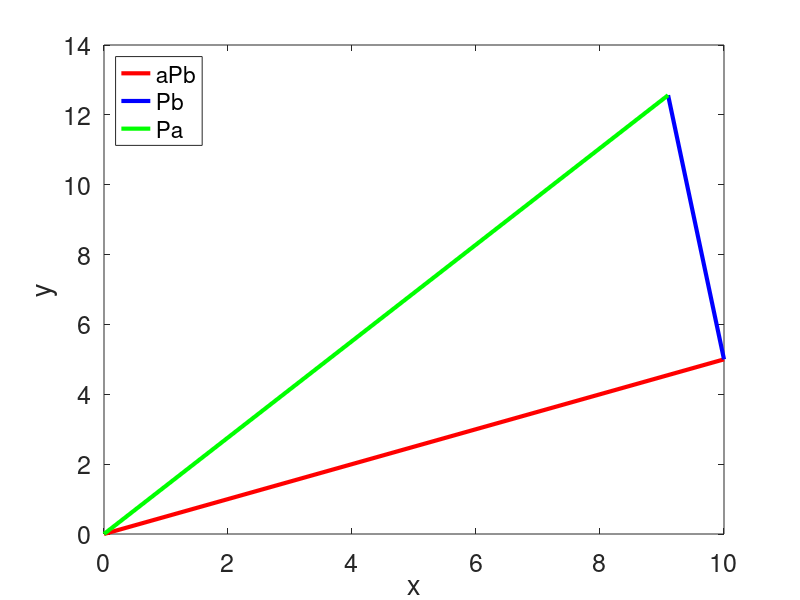

Source code (MATLAB):
theta = 30; %rotation angle

aRb = [cosd(30) -sind(30) 0;...
     sind(30) cosd(30) 0;...
     0 0 1] % The rotation matrix from frame B to frame A
 
aPb = [10;5;0] %The vector to the origin of frame B from the origin of frame A

aTb = [aRb aPb;...
       zeros(1,3) 1] %The transformation matrix from frame B to frame A
   
Pb = [3;7;0;1]

Pa = aTb*Pb

plot([0 aPb(1)],[0 aPb(2)],'r','linewidth',3);
hold on
plot([aPb(1) Pa(1)],[aPb(2) Pa(2)],'b','linewidth',3);
plot([0 Pa(1)],[0 Pa(2)],'g','linewidth',3);
xlabel('x');
ylabel('y')
legend('aPb','Pb','Pa','Location','NorthWest')
set(gca,'fontsize',18)
 
